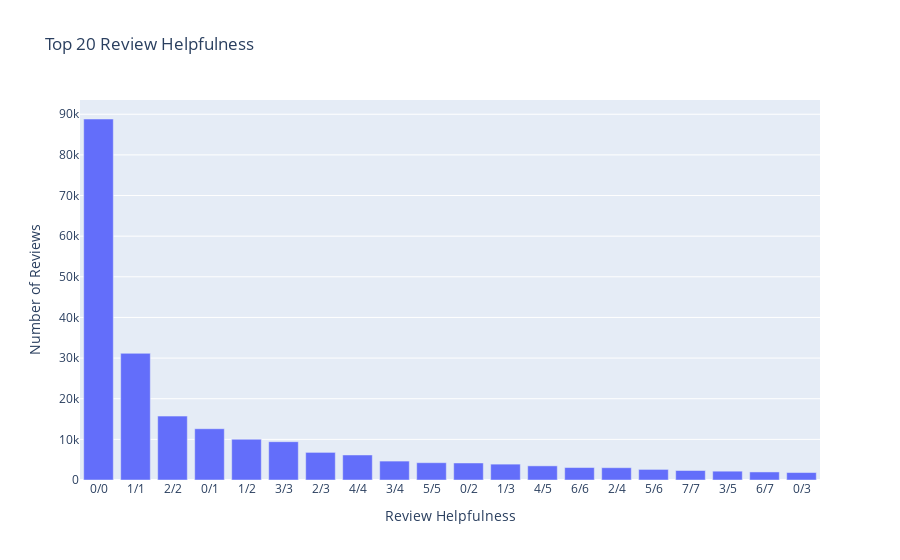

Notebook cell for this chart:
### Code cell
# draw a bar plot for the top 20 review helpfulness using plotly
fig = px.bar(helpfulness_ratings.head(20), x=helpfulness_ratings.head(20).index, y=helpfulness_ratings.head(20).values, title='Top 20 Review Helpfulness', labels={'x': 'Review Helpfulness', 'y': 'Number of Reviews'})
fig.show()

### Figure 1 — Plotly figure (JSON) as saved in the notebook; plotly's stock layout.template omitted (floating-point values rounded to 4 significant figures)
{"data": [{"alignmentgroup": "True", "hovertemplate": "Review Helpfulness=%{x}<br>Number of Reviews=%{y}<extra></extra>", "legendgroup": "", "marker": {"color": "#636efa", "pattern": {"shape": ""}}, "name": "", "offsetgroup": "", "orientation": "v", "showlegend": false, "textposition": "auto", "type": "bar", "x": ["0/0", "1/1", "2/2", "0/1", "1/2", "3/3", "2/3", "4/4", "3/4", "5/5", "0/2", "1/3", "4/5", "6/6", "2/4", "5/6", "7/7", "3/5", "6/7", "0/3"], "xaxis": "x", "y": [88831, 31168, 15723, 12616, 10026, 9430, 6794, 6159, 4656, 4258, 4190, 3906, 3479, 3067, 3026, 2606, 2335, 2170, 1980, 1834], "yaxis": "y"}], "layout": {"barmode": "relative", "legend": {"tracegroupgap": 0}, "title": {"text": "Top 20 Review Helpfulness"}, "xaxis": {"anchor": "y", "domain": [0, 1], "title": {"text": "Review Helpfulness"}}, "yaxis": {"anchor": "x", "domain": [0, 1], "title": {"text": "Number of Reviews"}}}}
